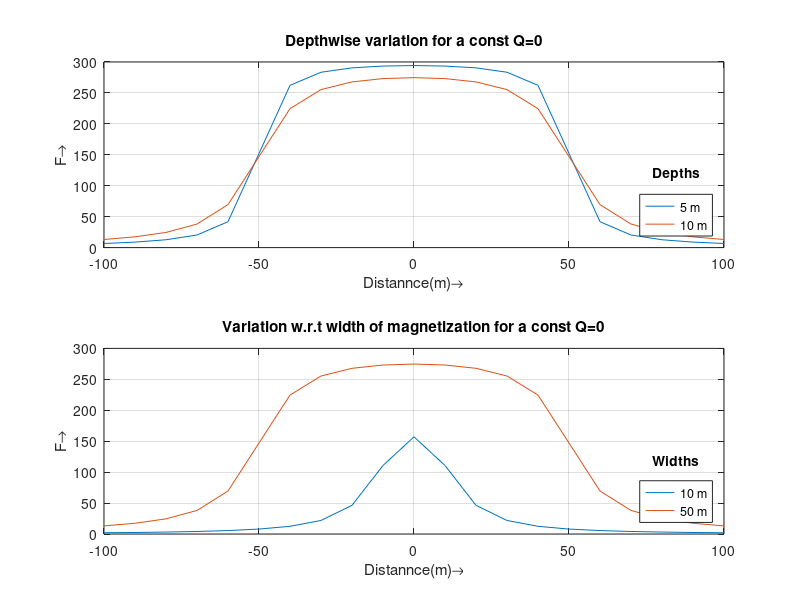
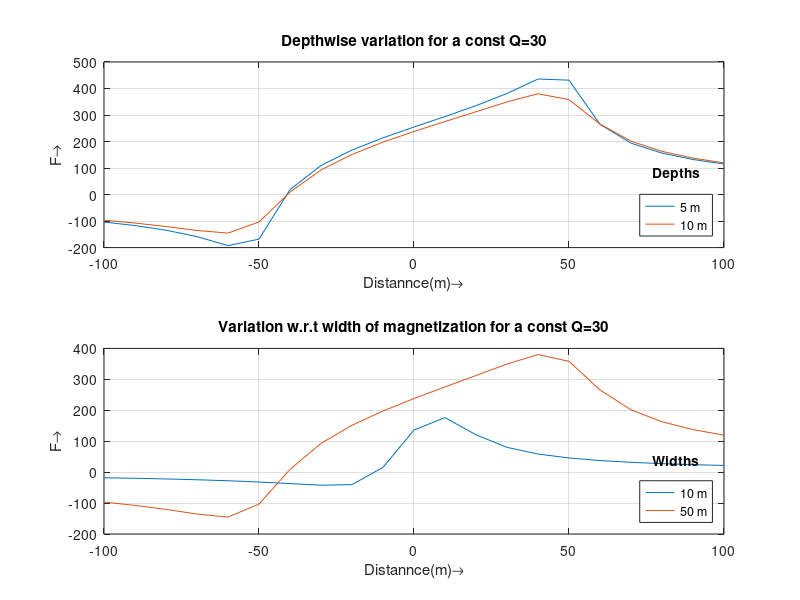
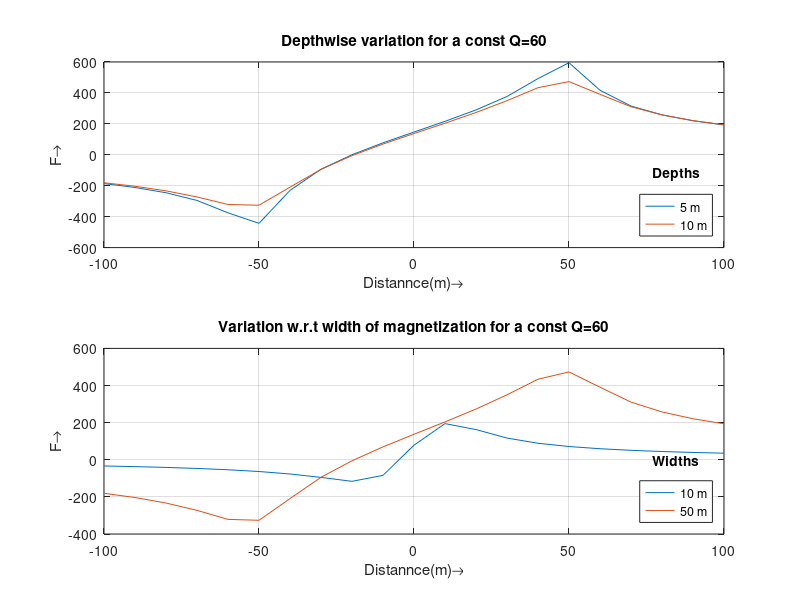
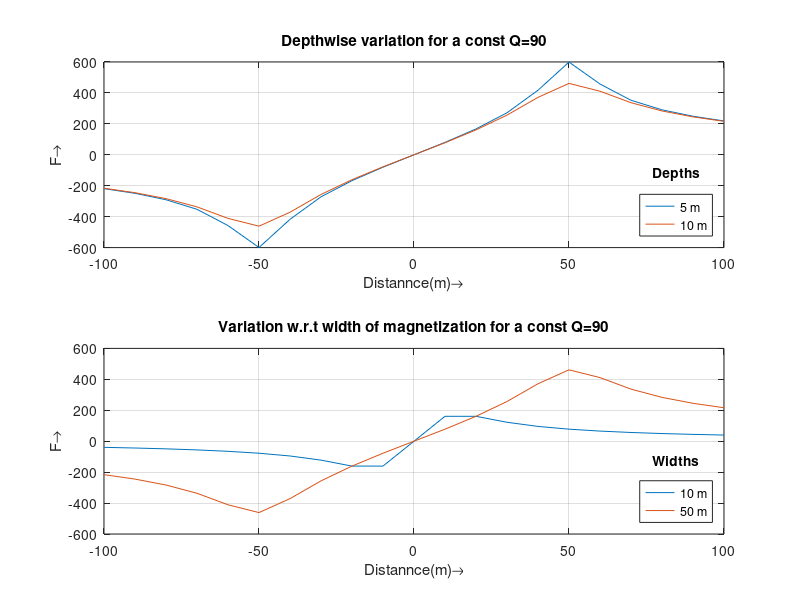

These charts were generated, in order, by the following MATLAB code:
% Dike model
%%%%%%%%%%%%%%%%%%%%%%%%%%%%%%%%%%%%%%%%%%%%%%%%%%%%%%%%%%%%%%%%%%%%%%%%%%%%%%%%%%$$$$$$

clear all,close all
CF = 100; %[=2*J*sin(tht)](amplitude coefficient)
Q = [0,30,60,90]; %(arbitrary angle of magnetisation)
Z = [5, 10] ; %in m (depth to the centre of the body)
T = [10, 50]; %in m (width of the dyke)
x = -100:10:100; %in m (Distance of the pt of obs from origin)

for k=1:length(Q)
    figure(k)
    for l=1:length(T)
    for i=1:length(Z)
        for j=1:length(x)    
        F(j,k,l,i)=CF*((atan((x(j)+T(l))/Z(i))-atan((x(j)-T(l))/Z(i)))*cosd(Q(k))+...
        (log(((x(j)+T(l))^2+Z(i)^2)/((x(j)-T(l))^2+Z(i)^2))*sind(Q(k))));
        end
        subplot(2,1,1)
        plot(x,F(:,k,l,i))
        hold on, grid on,
    end
        hold off
        title(['Depthwise variation for a const Q=',num2str(Q(k))])
        leg=legend({'5 m','10 m'},'Location','southeast');
        title(leg,'Depths')
        xlabel('Distannce(m)\rightarrow'),ylabel('F\rightarrow')
        subplot(2,1,2)
        plot(x,F(:,k,l,i))
        hold on, grid on
    end
    leg=legend({'10 m','50 m'},'Location','southeast');
    title(leg,'Widths')
    title(['Depthwise variation for a const Q=',num2str(Q(k))])
    xlabel('Distannce(m)\rightarrow'),ylabel('F\rightarrow')
    title(['Variation w.r.t width of magnetization for a const Q=',num2str(Q(k))])
end

figure()
V=F(:,:,2,1);
plot(x,V)
grid on
leg=legend({'0','30','60','90'},'Location','southeast');
title(leg,'Q')
title(['Variation w.r.t dir^n of magnetisation for const depth=',...
    num2str(Z(1)),'m and const Width=',num2str(T(2)),'m'])
xlabel('Distannce(m)\rightarrow'),ylabel('F\rightarrow')
